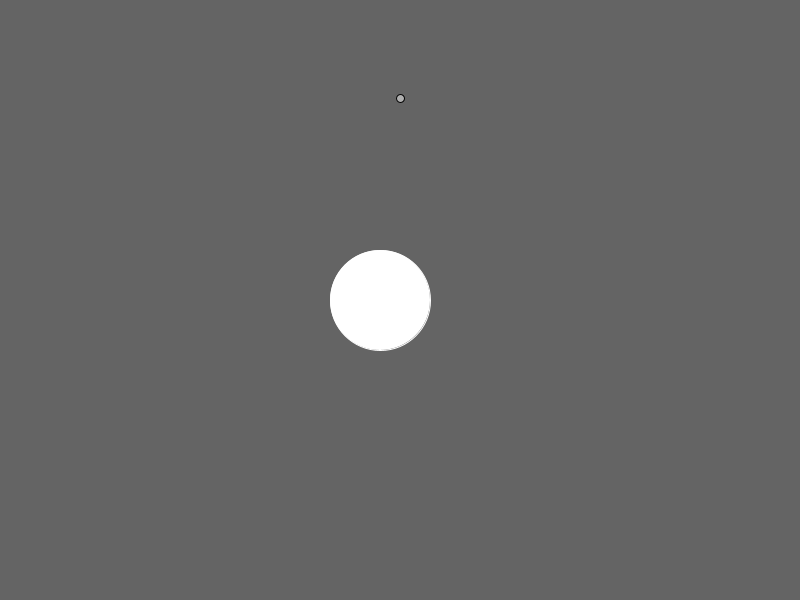
Frame 1 (no input)
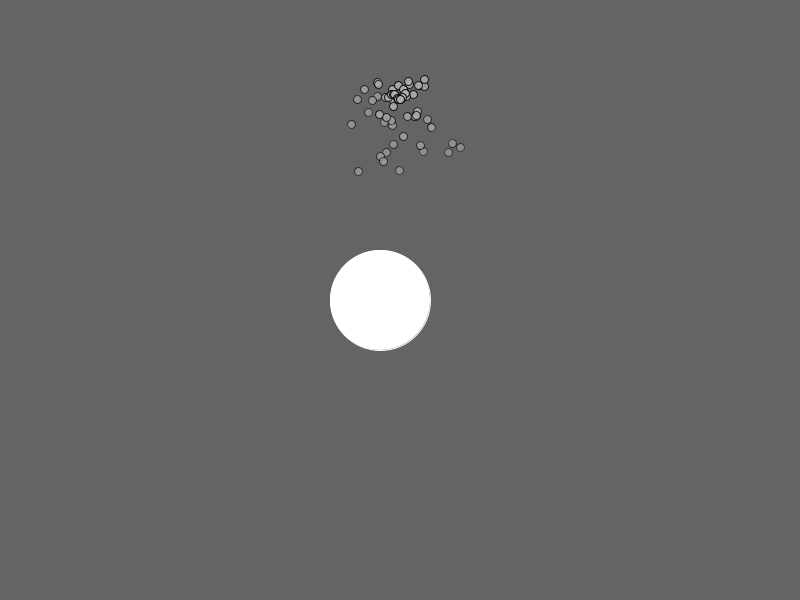
Frame 60 (the mouse pressed at the canvas centre just before this capture)
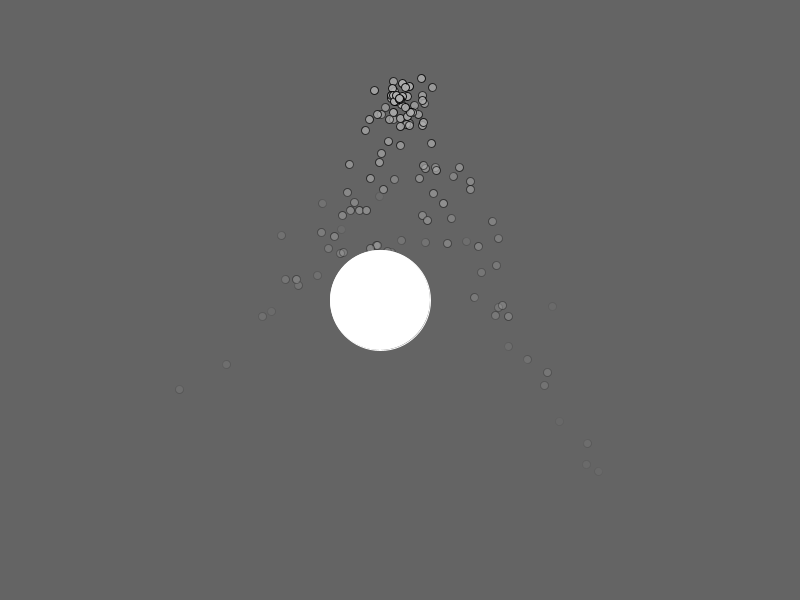
Frame 120 (the mouse held since frame 60 and released just before this capture)

The Processing sketch that drew these frames (run headless with seeded random() and noise(); from frame 60 on, the mouse is pressed at the canvas centre):

// Processing sketch: repeller_and_particles
// ── repeller_and_particles.pde
import java.util.Iterator;

class Particle{
  PVector location;
  PVector velocity;
  PVector acceleration;
  float lifeSpan;
  
  float mass = 1;
  
  Particle(PVector loc){
    location= loc.get();
    acceleration = new PVector(0, 0);
    velocity = new PVector(random(-1, 1), random(-2,0));
    
    lifeSpan = 255;
  }
  
  void run(){
    update();
    display();
  }
  
  void applyForce(PVector force){
    PVector f = force.get();
    f.div(mass);
    acceleration.add(f);
  }
  
  void update(){
    velocity.add(acceleration);
    location.add(velocity);
    acceleration.mult(0);
    lifeSpan -= 2.0;
  }
  
  boolean isDead(){
    if (lifeSpan < 0.0){
      return true;
    } else {
      return false;
    }
  }
  
  void display(){
    stroke(0, lifeSpan);
    fill(175, lifeSpan);
    ellipse(location.x, location.y, 8 * mass, 8 * mass);
  }  
}

class ParticleSystem{
  ArrayList<Particle> particles;
  PVector origin;
  
  ParticleSystem(PVector o){
    particles = new ArrayList<Particle>();
    origin = o.get();
  }
  
  void addParticle(){
    particles.add(new Particle(origin));
  }
  
  void applyForce(PVector f){
    for(Particle p: particles){
      p.applyForce(f);
    }
  }
  
  void applyRepeller(Repeller r){
    for(Particle p: particles){
      PVector force = r.repel(p);
      p.applyForce(force);
    }
  }
  
  void run(){
    Iterator<Particle> i = particles.iterator();
    while(i.hasNext()){
      Particle p = i.next();
      p.run();
      if(p.isDead()){
        i.remove();
      }
    }
  }
}

class Repeller{
  PVector location;
  float r = 100;
  float strength = 1000;
  
  Repeller(PVector loc){
    location = loc.get();
  }
  
  PVector repel(Particle p){
    PVector dir = PVector.sub(location, p.location);
    float d = dir.mag();
    dir.normalize();
    d = constrain(d, 5, 500);
    float force = -1 * strength / (d * d);
    dir.mult(force);
    return dir;
  }
  
  void display(){
    stroke(255);
    fill(255);
    ellipse(location.x, location.y, r, r);
  }
}

ParticleSystem ps;
Repeller repeller;

void setup(){
  size(800, 600);
  ps = new ParticleSystem(new PVector(width/2, 100));
  repeller = new Repeller(new PVector(width/2-20,height/2));
}

void draw(){
  background(100);
  ps.addParticle();
  
  PVector gravity = new PVector(0, 0.1);
  ps.applyForce(gravity);
  ps.applyRepeller(repeller);
  
  ps.run();
  repeller.display();
}
